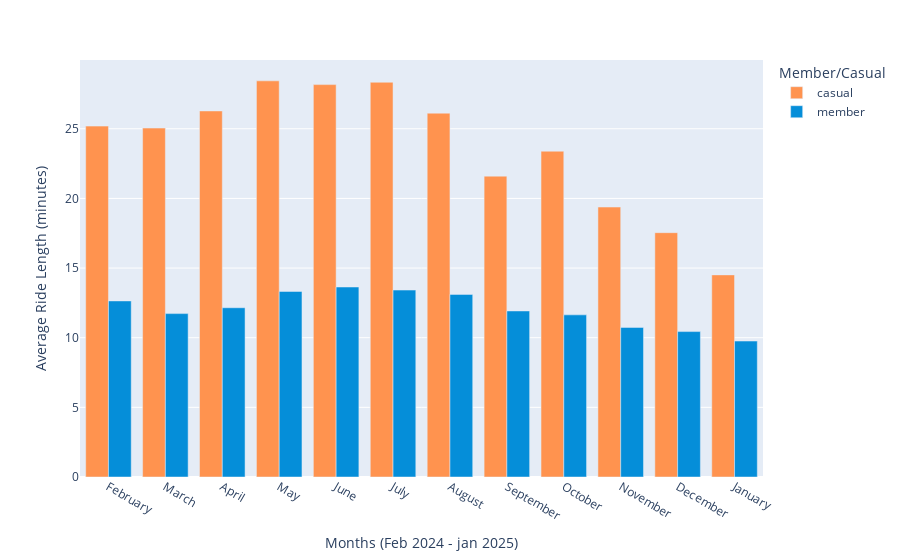

Notebook cell for this chart:
### Code cell
fig_5 = round(df.groupby(['year', 'month', 'member_casual'], as_index=False)['ride_length'].mean(),2).dropna()

px.bar(fig_5, x = 'month', y = 'ride_length',
        color = 'member_casual',
        barmode='group',
        labels = {'ride_length': 'Average Ride Length (minutes)', 'member_casual': 'Member/Casual', 'month': 'Months (Feb 2024 - jan 2025)'},
        hover_name = 'member_casual', hover_data = {'member_casual': False, 'ride_length': True}, 
        color_discrete_map = {'casual': '#FF934F', 'member': '#058ED9'})

### Figure 1 — Plotly figure (JSON) as saved in the notebook; plotly's stock layout.template omitted (floating-point values rounded to 4 significant figures)
{"data": [{"alignmentgroup": "True", "customdata": [["casual"], ["casual"], ["casual"], ["casual"], ["casual"], ["casual"], ["casual"], ["casual"], ["casual"], ["casual"], ["casual"], ["casual"]], "hovertemplate": "<b>%{hovertext}</b><br><br>Months (Feb 2024 - jan 2025)=%{x}<br>Average Ride Length (minutes)=%{y}<extra></extra>", "hovertext": ["casual", "casual", "casual", "casual", "casual", "casual", "casual", "casual", "casual", "casual", "casual", "casual"], "legendgroup": "casual", "marker": {"color": "#FF934F", "pattern": {"shape": ""}}, "name": "casual", "offsetgroup": "casual", "orientation": "v", "showlegend": true, "textposition": "auto", "type": "bar", "x": ["February", "March", "April", "May", "June", "July", "August", "September", "October", "November", "December", "January"], "xaxis": "x", "y": [25.19, 25.05, 26.28, 28.44, 28.17, 28.34, 26.12, 21.6, 23.39, 19.38, 17.54, 14.51], "yaxis": "y"}, {"alignmentgroup": "True", "customdata": [["member"], ["member"], ["member"], ["member"], ["member"], ["member"], ["member"], ["member"], ["member"], ["member"], ["member"], ["member"]], "hovertemplate": "<b>%{hovertext}</b><br><br>Months (Feb 2024 - jan 2025)=%{x}<br>Average Ride Length (minutes)=%{y}<extra></extra>", "hovertext": ["member", "member", "member", "member", "member", "member", "member", "member", "member", "member", "member", "member"], "legendgroup": "member", "marker": {"color": "#058ED9", "pattern": {"shape": ""}}, "name": "member", "offsetgroup": "member", "orientation": "v", "showlegend": true, "textposition": "auto", "type": "bar", "x": ["February", "March", "April", "May", "June", "July", "August", "September", "October", "November", "December", "January"], "xaxis": "x", "y": [12.64, 11.73, 12.15, 13.32, 13.64, 13.42, 13.11, 11.92, 11.64, 10.74, 10.44, 9.76], "yaxis": "y"}], "layout": {"barmode": "group", "legend": {"title": {"text": "Member/Casual"}, "tracegroupgap": 0}, "margin": {"t": 60}, "xaxis": {"anchor": "y", "domain": [0, 1], "title": {"text": "Months (Feb 2024 - jan 2025)"}}, "yaxis": {"anchor": "x", "domain": [0, 1], "title": {"text": "Average Ride Length (minutes)"}}}}
